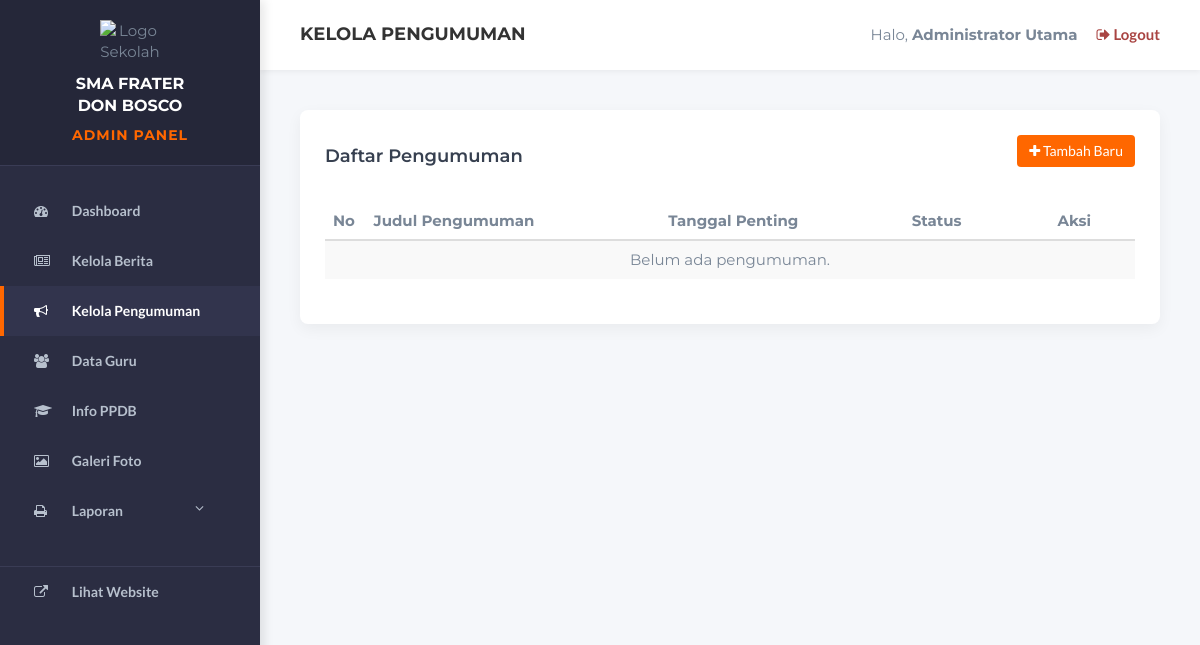
/admin/pengumuman.php (signed in), run on an earlier commit of the app's database.
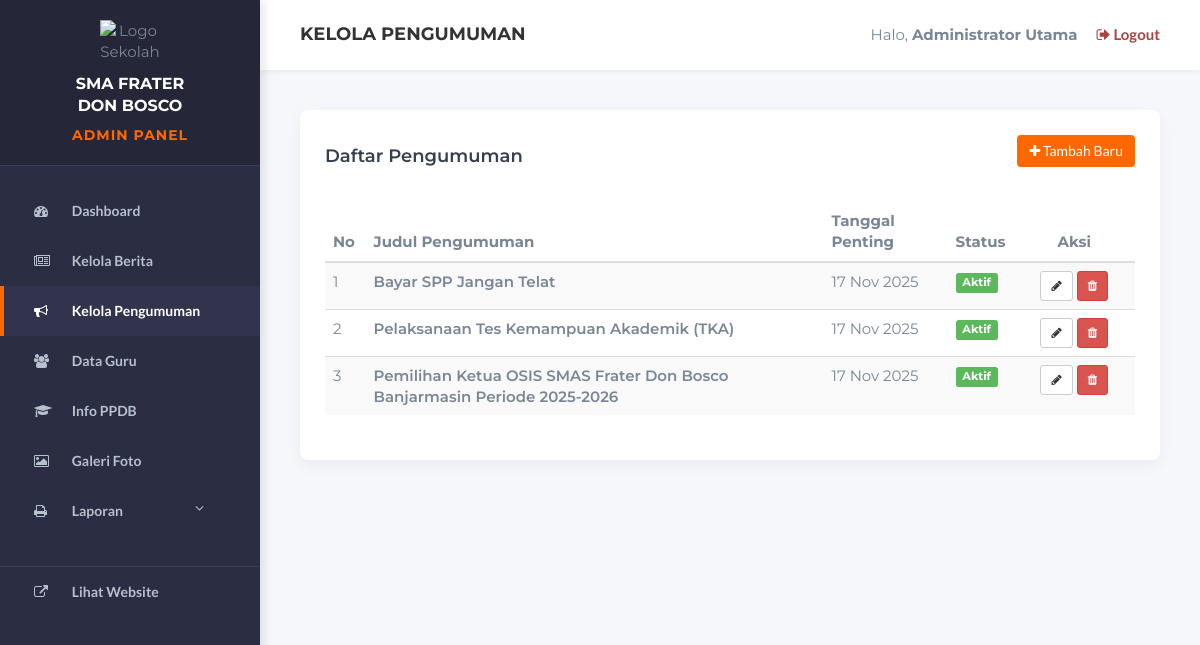
And on a later commit of the database.
### tables this page shows
CREATE TABLE `pengumuman` (
  `id_pengumuman` int(11) NOT NULL,
  `judul` varchar(255) NOT NULL,
  `isi_pengumuman` text NOT NULL,
  `tanggal_penting` date DEFAULT NULL,
  `status` enum('Aktif','Arsip') NOT NULL DEFAULT 'Aktif'
);

### controllers/AdminPengumumanController.php (called while the page is built, shortened)
<?php
require_once __DIR__ . '/../models/PengumumanModel.php';
class AdminPengumumanController {
    public function index() {
        $model = new PengumumanModel();
        $data_pengumuman = $model->getAllPengumuman();
        $nama_admin = $_SESSION['admin_nama'];
        require_once '../views/admin/pengumuman_index.php';
    }
}
?>

### models/PengumumanModel.php (called while the page is built, shortened)
<?php
require_once 'Database.php';
class PengumumanModel extends Database {
    public function getAllPengumuman() {
        $sql = "SELECT * FROM pengumuman ORDER BY tanggal_penting DESC";
        $query = $this->query($sql);
        $hasil = [];
        while ($row = mysqli_fetch_assoc($query)) {
            $hasil[] = $row;
        }
        return $hasil;
    }
}
?>

### models/Database.php (called while the page is built, shortened)
<?php
require_once __DIR__ . '/../Koneksi Database/koneksi.php';
class Database {
    protected $koneksi;
    public function __construct() {
        global $koneksi;
        $this->koneksi = $koneksi;
    }
    public function query($sql) {
        return mysqli_query($this->koneksi, $sql);
    }
}
?>

### views/admin/pengumuman_index.php (the view, shortened to what this page needs)
<?php
require_once 'template/header.php';
require_once 'template/sidebar.php';
?>
<!DOCTYPE html>
<html lang="id">
<head>
    <link type="text/css" rel="stylesheet" href="../css/bootstrap.min.css"/>
    <link rel="stylesheet" href="../css/font-awesome.min.css">
    <link type="text/css" rel="stylesheet" href="../css/style.css"/>
</head>
<body>
    <div class="main-content">
        <div class="admin-header">
            <h4 style="margin:0; font-weight:700; color: #333;">KELOLA PENGUMUMAN</h4>
            <div>
                <span style="margin-right: 15px;">Halo, <b><?php echo $nama_admin; ?></b></span>
                <a href="logout.php" class="text-danger" onclick="return confirm('Keluar?')"><i class="fa fa-sign-out"></i> Logout</a>
            </div>
        </div>
        <div class="content-wrapper">
            <div class="card-box">
                <div class="row" style="margin-bottom: 20px;">
                    <div class="col-md-6"><h4>Daftar Pengumuman</h4></div>
                    <div class="col-md-6 text-right">
                        <a href="pengumuman.php?aksi=tambah" class="btn btn-orange"><i class="fa fa-plus"></i> Tambah Baru</a>
                    </div>
                </div>
                <div class="table-responsive">
                    <table class="table table-hover table-striped">
                        <thead>
                            <tr>
                                <th width="5%">No</th>
                                <th>Judul Pengumuman</th>
                                <th>Tanggal Penting</th>
                                <th>Status</th>
                                <th width="15%" class="text-center">Aksi</th>
                            </tr>
                        </thead>
                        <tbody>
                            <?php
                            $no = 1;
                            if (count($data_pengumuman) > 0) {
                                foreach ($data_pengumuman as $p) {
                            ?>
                            <tr>
                                <td><?php echo $no++; ?></td>
                                <td style="font-weight:600;"><?php echo htmlspecialchars($p['judul']); ?></td>
                                <td><?php echo date('d M Y', strtotime($p['tanggal_penting'])); ?></td>
                                <td>
                                    <?php if($p['status'] == 'Aktif'): ?>
                                        <span class="label label-success">Aktif</span>
                                    <?php else: ?>
                                        <span class="label label-default">Arsip</span>
                                    <?php endif; ?>
                                </td>
                                <td class="text-center">
                                    <a href="pengumuman.php?aksi=edit&id=<?php echo $p['id_pengumuman']; ?>" class="btn btn-sm btn-default"><i class="fa fa-pencil"></i></a>
                                    <a href="pengumuman.php?aksi=hapus&id=<?php echo $p['id_pengumuman']; ?>" class="btn btn-sm btn-danger" onclick="return confirm('Hapus?')"><i class="fa fa-trash"></i></a>
                                </td>
                            </tr>
                            <?php
                                }
                            } else {
                                echo "<tr><td colspan='5' class='text-center'>Belum ada pengumuman.</td></tr>";
                            }
                            ?>
                        </tbody>
                    </table>
                </div>
            </div>
        </div>
    </div>
</body>
</html>

What changed in the data, as far as the page shows it:
added pengumuman: judul "Bayar SPP Jangan Telat", tanggal_penting "17 Nov 2025", status "Aktif"
added pengumuman: judul "Pelaksanaan Tes Kemampuan Akademik (TKA)", tanggal_penting "17 Nov 2025", status "Aktif"
added pengumuman: judul "Pemilihan Ketua OSIS SMAS Frater Don Bosco Banjarmasin Periode 2025-2026", tanggal_penting "17 Nov 2025", status "Aktif"
Also different on the page:
text no longer shown: "Belum ada pengumuman."
